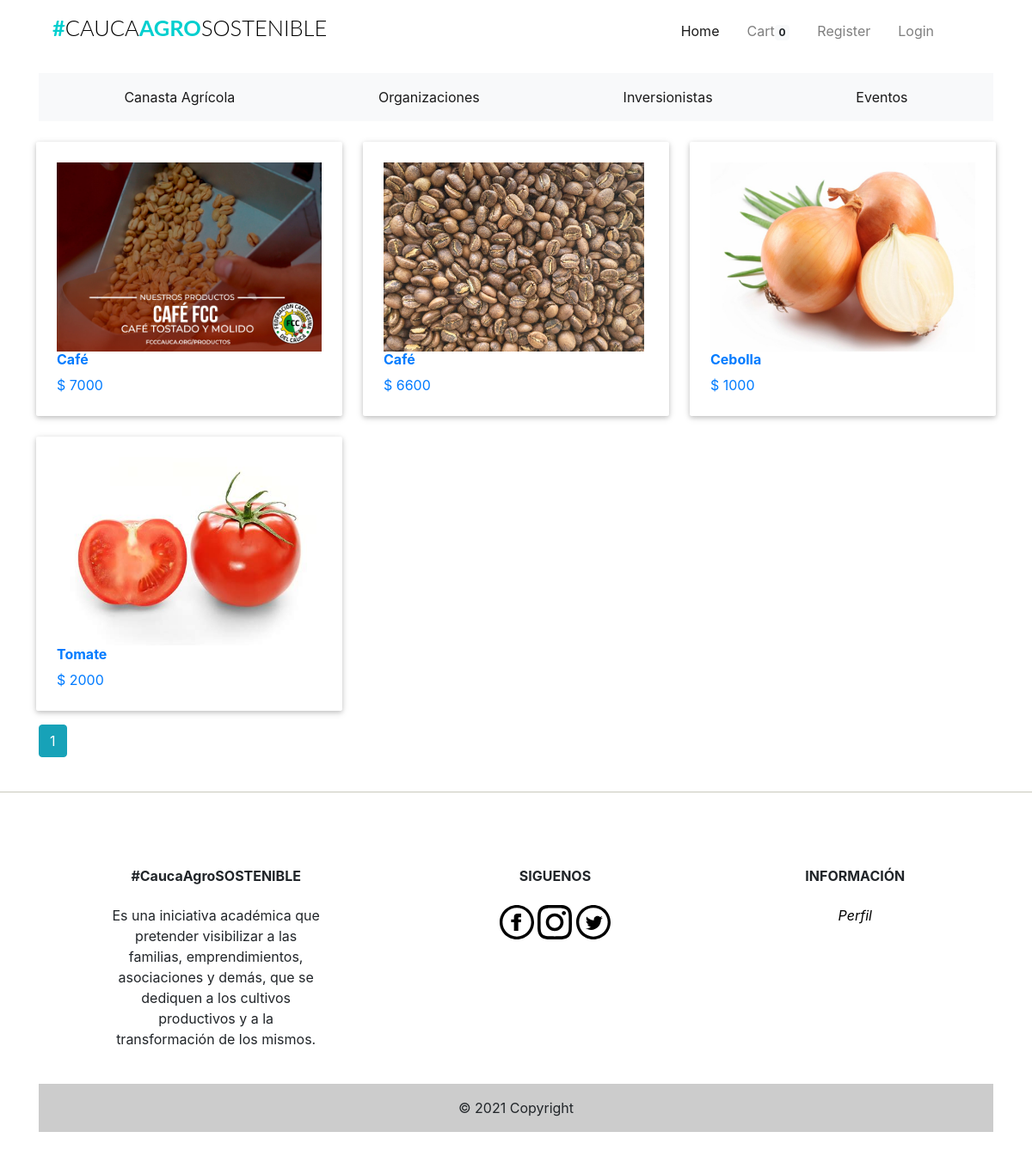
The page /canasta on the database as committed earlier.
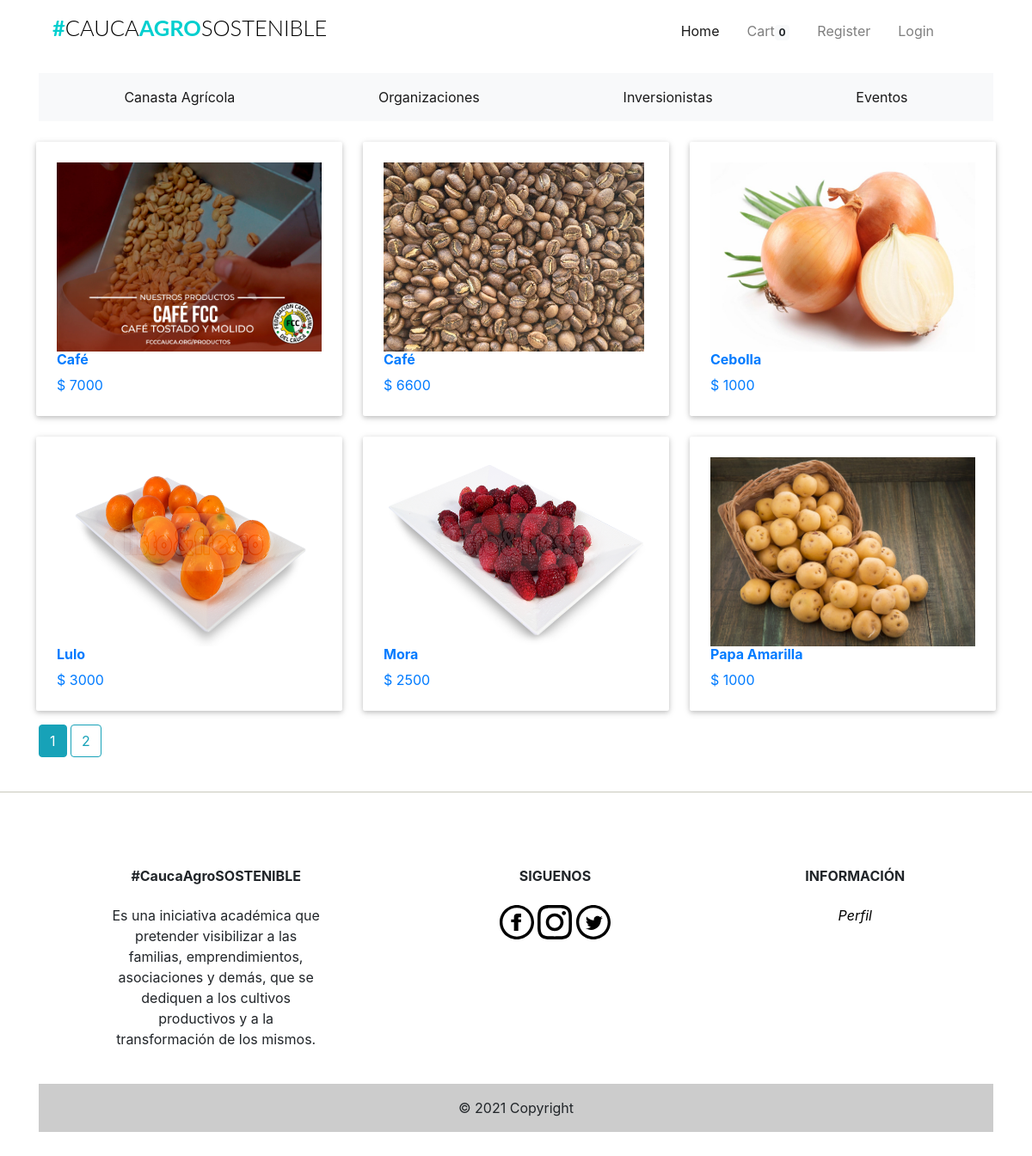
The same page on the database as committed later.
### app/models.py (models this page shows, shortened)
class Products(db.Model):
    __tablename__ = 'products'
    id = db.Column(db.Integer, primary_key=True)
    product_name = db.Column(db.String(100), index=True)
    product_price = db.Column(db.Integer, index=True)
    product_image = db.Column(db.String(120))
    product_description = db.Column(db.String(200))
    product_stock = db.Column(db.Integer)
    promotion_value = db.Column(db.Integer, index=True)
    organizacion_id = db.Column(db.Integer, db.ForeignKey('organizaciones.id'))

### app/home/routes.py (the view)
@home.route('/canasta')
def canasta():
    if current_user.is_anonymous:
        count = 0
    else:
        count = Kart.query.filter_by(user_id=current_user.id).count()
    page = request.args.get('page', 1, type=int)
    products = Products.query\
        .order_by(Products.product_name).paginate(page=page, per_page=6)
    return render_template("home/canasta.html", title="Canasta Agricola", products=products, count=count)

### app/templates/home/canasta.html (shortened to what this page needs)
{% extends "base.html" %}
{% block body %}
<div class="row d-block">
  {% for product_list in products.items %}
  <a href="{{ url_for('home.product_details', id=product_list.id) }}">
  <div class="col l4 s12 m6">
    <div class="card-panel hoverable" style="max-height:360px; background-color:#FFFFFF;">
      <div class="card-image" style="margin-left:auto;margin-right: auto;">
        <div class="thumbnail" style="height:220px;margin-bottom: 0px;">
          <img class="responsive-img" src="{{ product_list.product_image }}" style="height:100%;">
        </div>
        <h6 class="title">
          <span class="product-name">{{ product_list.product_name }}</span>
        </h6>
        <div class="price-container clearfix">
          <span class="price-box" style="margin-bottom:0px;white-space:normal;">
          <span class="price">
            <span>$</span>
            <span>{{ product_list.product_price }}</span>
          </span>
          </span>
        </div>
      </div>
    </div>
  </div>
  </a>
  {% endfor %}
</div>
{% for page_num in products.iter_pages(left_edge=1, right_edge=1, left_current=1, right_current=2) %}
{% if page_num %}
    {% if products.page == page_num %}
        <a class="btn btn-info mb-4" href="{{ url_for('home.canasta', title=title, page=page_num)}}">{{page_num}}</a>
    {% else %}
    <a class="btn btn-outline-info mb-4" href="{{ url_for('home.canasta', title=title, page=page_num)}}">{{page_num}}</a>
    {%endif%}
{%endif%}
{% endfor %}
</div>
{% endblock %}

### app/templates/base.html (shortened to what this page needs)
<html>
  <head>
      <link href="{{ url_for('static', filename='css/bootstrap.min.css') }}"rel="stylesheet">
      <link href="{{ url_for('static', filename='css/st.css') }}"rel="stylesheet">
      <link href='https://api.mapbox.com/mapbox-gl-js/v2.3.1/mapbox-gl.css' rel='stylesheet' />
  </head>
  <body>
  {% include "navbar.html" %}
  {% include "categories/categories.html" %}
  <div class="container">
    {% block body %}
    {% endblock %}
  <hr class="footer-break"></hr>
{% include "footer.html" %}
</body>
</html>

### app/templates/navbar.html (shortened to what this page needs)
{% block navbar %}
<div class="container mt-1 mb-3">
  <nav class="navbar navbar-expand-lg navbar-light">
    <h1 class="brand_name">
      <a class="navbar-brand" href="{{ url_for('home.homepage') }}">#<span>CAUCA</span>AGRO<span>SOSTENIBLE</span></a>
    </h1>
    <div class="collapse navbar-collapse" id="navbarNav">
      <ul class="navbar-nav ml-auto mr-auto mt-2 mt-lg-0">
        {% if current_user.is_authenticated %}
        {% if current_user.is_admin %}
        <li class="nav-item ml-3">
          <a class="nav-link active" href="{{ url_for('home.admin_dashboard') }}">Dashboard</a>
        </li>
        <li class="nav-item ml-3">
          <a class="nav-link" href="{{ url_for('admin.list_products') }}">Productos</a>
        </li>
        <li class="nav-item ml-3">
          <a class="nav-link" href="{{ url_for('admin.list_organizaciones') }}">Organizaciones</a>
        </li>
        <li class="nav-item ml-3">
          <a class="nav-link" href="{{ url_for('admin.list_inversionistas') }}">Inversionistas</a>
        </li>
        <li class="nav-item ml-3">
          <a class="nav-link" href="{{ url_for('admin.list_eventos') }}">Eventos</a>
        </li>
        <li class="nav-item ml-3">
          <a class="nav-link" href="{{ url_for('admin.list_orders') }}">Orders</a>
        </li>
        <li class="nav-item ml-3">
          <a class="nav-link" href="{{ url_for('users.cart') }}">Cart<span class="badge badge-light">{{ count
              }}</span></a>
        </li>
        {% else %}
        <li class="nav-item ml-3">
          <a class="nav-link" href="{{ url_for('users.cart') }}">Cart<span class="badge badge-light">{{ count
              }}</span></a>
        </li>
        {% endif %}
        <li class="nav-item dropdown ml-3">
          <a class="nav-link dropdown-toggle" data-toggle="dropdown" href="#" role="button" aria-haspopup="true"
            aria-expanded="false">
            Hi, {{ current_user.firstname }}!
          </a>
          <div class="dropdown-menu">
            <a class="dropdown-item" href="{{ url_for('users.profile') }}">Profile</a>
            <div class="dropdown-divider"></div>
            <a class="dropdown-item" href="{{ url_for('auth.logout') }}">Logout</a>
          </div>
        </li>
        {% else %}
        <li class="nav-item active ml-3">
          <a class="nav-link" href="{{ url_for('home.homepage') }}">Home <span class="sr-only">(current)</span></a>
        </li>
        <li class="nav-item ml-3">
          <a class="nav-link" href="{{ url_for('users.cart') }}">Cart<span class="badge badge-light">{{ count
              }}</span></a>
        </li>
        <li class="nav-item ml-3">
          <a class="nav-link" href="{{ url_for('auth.register') }}">Register</a>
        </li>
        <li class="nav-item ml-3">
          <a class="nav-link" href="{{ url_for('auth.login') }}">Login</a>
        </li>
        {% endif %}
      </ul>
    </div>
  </nav>
</div>
{% endblock %}

### app/templates/categories/categories.html
{% block organizacion %}
<div class="container mt-1 mb-3 overflow-auto">
  <nav class="navbar navbar-expand navbar-light bg-light">
    <div class="collapse navbar-collapse" id="navbarNav">
      <ul class="navbar-nav d-flex justify-content-around">
        <li class="nav-item active">
          <a class="nav-link" href="{{ url_for('home.canasta') }}">Canasta Agr&iacute;cola</a>
        </li>
        <li class="nav-item active">
          <a class="nav-link" href="{{ url_for('home.organizaciones') }}">Organizaciones</a>
        </li>
        <li class="nav-item active">
          <a class="nav-link" href="{{ url_for('home.inversionistas')}}">Inversionistas</a>
        </li>
        <li class="nav-item active">
          <a class="nav-link" href="{{ url_for('home.eventos') }}">Eventos</a>
        </li>
      </ul>
    </div>
  </nav>
</div>
{% endblock %}

### app/templates/footer.html (shortened to what this page needs)
{% block footer %}
<div class="container my-5">
  <footer
          class="text-center text-lg-start text-black"
          style="background-color: #ffffff"
          >
    <div class="container p-4 pb-0">
      <section class="">
        <div class="row">
          <div class="col-md-3 col-lg-3 col-xl-3 mx-auto mt-3">
            <h6 class="text mb-4 font-weight-bold">
              #CaucaAgroSOSTENIBLE
            </h6>
            <p>
              Es una iniciativa
              académica que pretender visibilizar a las familias, emprendimientos, asociaciones y demás, que se dediquen
              a los cultivos productivos y a la transformación de los mismos.
            </p>
          </div>
          <div class="col-md-4 col-lg-3 col-xl-3 mx-auto mt-3">
            <h6 class="text-uppercase mb-4 font-weight-bold">Siguenos</h6>
            <a href="https://www.facebook.com/">
              <img src="{{ url_for('static',filename='iconmonstr-facebook.svg') }}" class="img-responsive svg-footer">
            </a>
            <a href="https://www.instagram.com/">
              <img src="{{ url_for('static',filename='iconmonstr-instagram.svg') }}" class="img-responsive svg-footer">
            </a>
            <a href="https://twitter.com/?lang=en">
              <img src="{{ url_for('static',filename='iconmonstr-twitter.svg') }}" class="img-responsive svg-footer">
            </a>
          </div>
          <div class="col-md-3 col-lg-2 col-xl-2 mx-auto mt-3">
            <h6 class="text-uppercase mb-4 font-weight-bold">Informaci&oacute;n</h6>
            <a href="{{ url_for('users.profile') }}">
              <p><i><span style="color:black;">Perfil</span></i><p>
            </a>
          </div>
        </div>
      </section>
    </div>
    <div class="text-center p-3" style="background-color: rgba(0, 0, 0, 0.2)">
      © 2021 Copyright
    </div>
  </footer>
</div>
{% endblock %}

### app/static/css/st.css (style rules this page uses)
.svg-footer { height: 2.5em; width: 2.5em; }
.footer-break { background-color:#e0e0d1; }
.brand_name .navbar-brand { font-size:1.59rem; text-transform: uppercase; font-family: 'Lato', sans-serif; font-weight: 700; color: #333; }
.brand_name >.navbar-brand { color:#01CFCF; text-decoration: none; }
.brand_name >.navbar-brand span { color: #000; font-weight: 300; }
.navbar-nav { width: 100%; align-items: flex-start; }
.product-name { text-transform: capitalize; font-weight:bold; }
img.responsive-img, video.responsive-video { max-width: 100%; }
.card-panel { -webkit-transition:-webkit-box-shadow .25s; transition:-webkit-box-shadow .25s; transition:box-shadow .25s; transition:box-shadow .25s, -webkit-box-shadow .25s;padding:24px; margin:.5rem 0 1rem 0; border-radius:2px;background-color:#fff; box-shadow: 0 2px 5px 0 rgba(0,0,0,0.16),0 2px 10px 0 rgba(0,0,0,0.12); }
.hoverable { -webkit-transition:-webkit-box-shadow .25s; transition:-webskit-box-shadow .25s; transition:box-shadow .25s; transition:box-shadow .25s, -webkit-box-shadow .25s }
.row:after { content: ""; display: table; clear: both; }
.row .col { float: left; -webkit-box-sizing: border-box; box-sizing: border-box; padding: 0 0.75rem; min-height: 1px; }
.row .col.s12 { width: 100%; margin-left: auto; left: auto; right: auto; }
@media only screen and (min-width: 601px) { .row .col.m6 { width: 50%; margin-left: auto; left: auto; right: auto; } }
@media only screen and (min-width: 993px) { .row .col.l4 { width: 33.3333333333%; margin-left: auto; left: auto; right: auto; } }

Rows that differ between the two databases and show on the page:
no longer on this page (row unchanged): Products: product_image (picture), product_name "Tomate", product_price "2000"
added Products: product_image (picture), product_name "Lulo", product_price "3000"
added Products: product_image (picture), product_name "Mora", product_price "2500"
added Products: product_image (picture), product_name "Papa Amarilla", product_price "1000"
Other text that changed with them:
new list line: "2"
